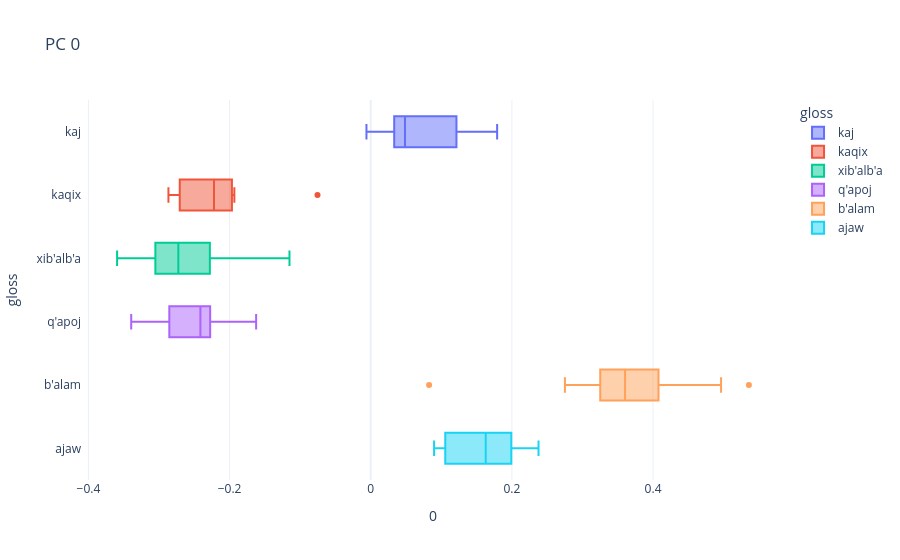
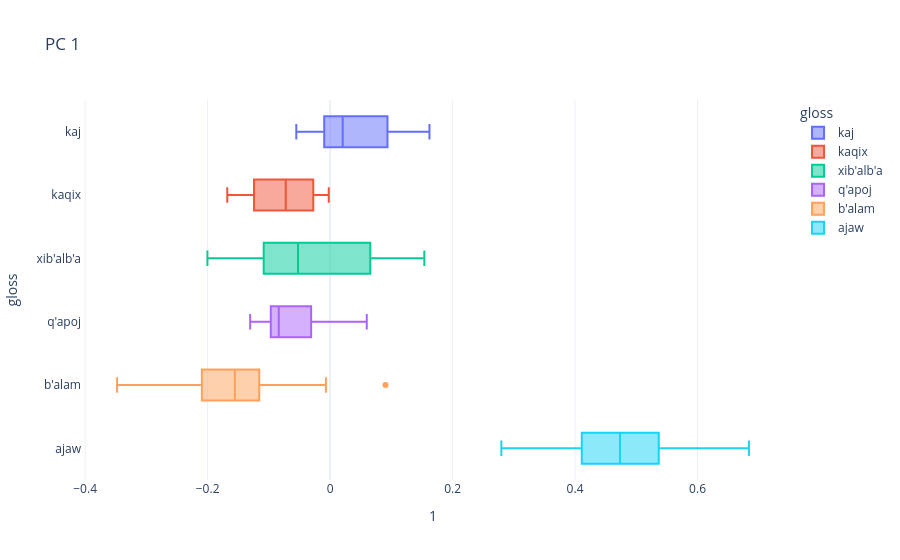
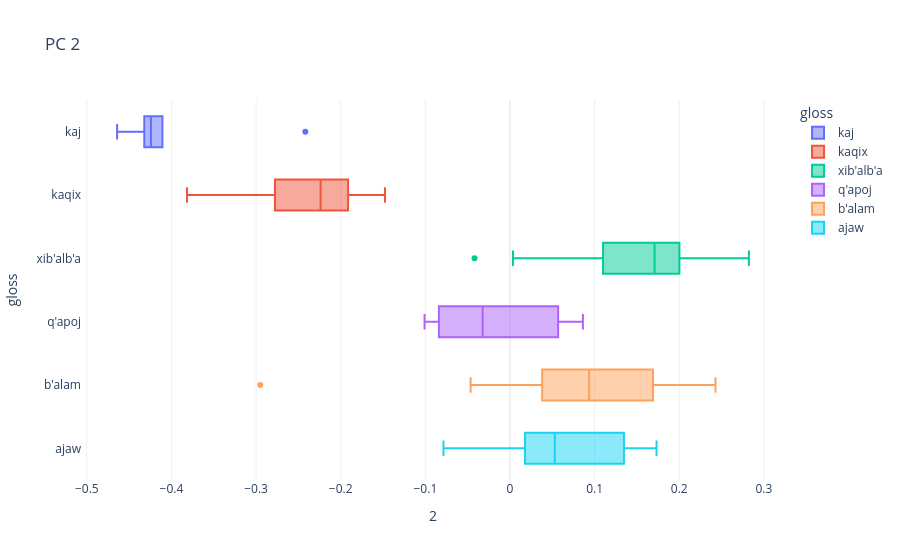
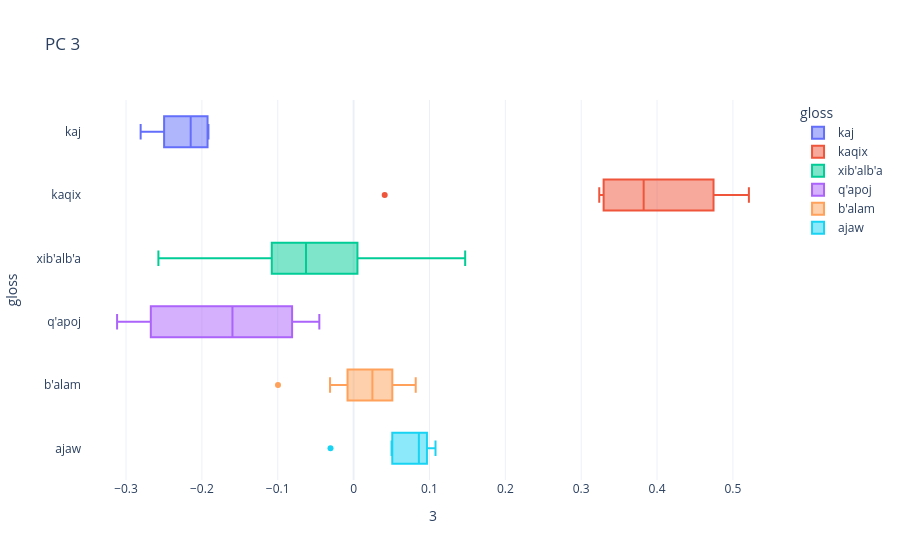

The notebook cell saved with these charts, in order:
### Code cell
for i in range(n_comps):
    comp_box(i)

### Figure 1 — Plotly figure (JSON) as saved in the notebook; plotly's stock layout.template omitted (floating-point values rounded to 4 significant figures)
{"data": [{"alignmentgroup": "True", "hovertemplate": "gloss=%{y}<br>0=%{x}<extra></extra>", "legendgroup": "kaj", "marker": {"color": "#636efa"}, "name": "kaj", "notched": false, "offsetgroup": "kaj", "orientation": "h", "showlegend": true, "type": "box", "x": [0.0586, 0.03325, 0.03844, -0.006078, 0.1214, 0.1791], "x0": " ", "xaxis": "x", "y": ["kaj", "kaj", "kaj", "kaj", "kaj", "kaj"], "y0": " ", "yaxis": "y"}, {"alignmentgroup": "True", "hovertemplate": "gloss=%{y}<br>0=%{x}<extra></extra>", "legendgroup": "kaqix", "marker": {"color": "#EF553B"}, "name": "kaqix", "notched": false, "offsetgroup": "kaqix", "orientation": "h", "showlegend": true, "type": "box", "x": [-0.07544, -0.2805, -0.2866, -0.1932, -0.2409, -0.207, -0.2221], "x0": " ", "xaxis": "x", "y": ["kaqix", "kaqix", "kaqix", "kaqix", "kaqix", "kaqix", "kaqix"], "y0": " ", "yaxis": "y"}, {"alignmentgroup": "True", "hovertemplate": "gloss=%{y}<br>0=%{x}<extra></extra>", "legendgroup": "xib'alb'a", "marker": {"color": "#00cc96"}, "name": "xib'alb'a", "notched": false, "offsetgroup": "xib'alb'a", "orientation": "h", "showlegend": true, "type": "box", "x": [-0.3012, -0.2721, -0.2731, -0.1731, -0.3091, -0.2212, -0.3181, -0.3177, -0.3594, -0.2411, -0.2347, -0.2871, -0.2653, -0.2111, -0.2774, -0.1151], "x0": " ", "xaxis": "x", "y": ["xib'alb'a", "xib'alb'a", "xib'alb'a", "xib'alb'a", "xib'alb'a", "xib'alb'a", "xib'alb'a", "xib'alb'a", "xib'alb'a", "xib'alb'a", "xib'alb'a", "xib'alb'a", "xib'alb'a", "xib'alb'a", "xib'alb'a", "xib'alb'a"], "y0": " ", "yaxis": "y"}, {"alignmentgroup": "True", "hovertemplate": "gloss=%{y}<br>0=%{x}<extra></extra>", "legendgroup": "q'apoj", "marker": {"color": "#ab63fa"}, "name": "q'apoj", "notched": false, "offsetgroup": "q'apoj", "orientation": "h", "showlegend": true, "type": "box", "x": [-0.295, -0.2566, -0.3394, -0.2272, -0.2284, -0.2414, -0.1624], "x0": " ", "xaxis": "x", "y": ["q'apoj", "q'apoj", "q'apoj", "q'apoj", "q'apoj", "q'apoj", "q'apoj"], "y0": " ", "yaxis": "y"}, {"alignmentgroup": "True", "hovertemplate": "gloss=%{y}<br>0=%{x}<extra></extra>", "legendgroup": "b'alam", "marker": {"color": "#FFA15A"}, "name": "b'alam", "notched": false, "offsetgroup": "b'alam", "orientation": "h", "showlegend": true, "type": "box", "x": [0.3195, 0.5358, 0.3614, 0.4066, 0.2946, 0.4964, 0.4273, 0.3593, 0.3309, 0.4089, 0.08267, 0.2752, 0.3879, 0.3427, 0.3409, 0.3754], "x0": " ", "xaxis": "x", "y": ["b'alam", "b'alam", "b'alam", "b'alam", "b'alam", "b'alam", "b'alam", "b'alam", "b'alam", "b'alam", "b'alam", "b'alam", "b'alam", "b'alam", "b'alam", "b'alam"], "y0": " ", "yaxis": "y"}, {"alignmentgroup": "True", "hovertemplate": "gloss=%{y}<br>0=%{x}<extra></extra>", "legendgroup": "ajaw", "marker": {"color": "#19d3f3"}, "name": "ajaw", "notched": false, "offsetgroup": "ajaw", "orientation": "h", "showlegend": true, "type": "box", "x": [0.1745, 0.1514, 0.08974, 0.1747, 0.118, 0.2237, 0.2377, 0.09318], "x0": " ", "xaxis": "x", "y": ["ajaw", "ajaw", "ajaw", "ajaw", "ajaw", "ajaw", "ajaw", "ajaw"], "y0": " ", "yaxis": "y"}], "layout": {"boxmode": "overlay", "legend": {"title": {"text": "gloss"}, "tracegroupgap": 0}, "title": {"text": "PC 0"}, "xaxis": {"anchor": "y", "domain": [0, 1], "title": {"text": "0"}}, "yaxis": {"anchor": "x", "categoryarray": ["ajaw", "b'alam", "q'apoj", "xib'alb'a", "kaqix", "kaj"], "categoryorder": "array", "domain": [0, 1], "title": {"text": "gloss"}}}}

### Figure 2 — Plotly figure (JSON) as saved in the notebook; plotly's stock layout.template omitted (floating-point values rounded to 4 significant figures)
{"data": [{"alignmentgroup": "True", "hovertemplate": "gloss=%{y}<br>1=%{x}<extra></extra>", "legendgroup": "kaj", "marker": {"color": "#636efa"}, "name": "kaj", "notched": false, "offsetgroup": "kaj", "orientation": "h", "showlegend": true, "type": "box", "x": [0.1622, 0.002986, 0.03819, -0.05519, 0.09371, -0.009611], "x0": " ", "xaxis": "x", "y": ["kaj", "kaj", "kaj", "kaj", "kaj", "kaj"], "y0": " ", "yaxis": "y"}, {"alignmentgroup": "True", "hovertemplate": "gloss=%{y}<br>1=%{x}<extra></extra>", "legendgroup": "kaqix", "marker": {"color": "#EF553B"}, "name": "kaqix", "notched": false, "offsetgroup": "kaqix", "orientation": "h", "showlegend": true, "type": "box", "x": [-0.01285, -0.07239, -0.002169, -0.1177, -0.1679, -0.1264, -0.0713], "x0": " ", "xaxis": "x", "y": ["kaqix", "kaqix", "kaqix", "kaqix", "kaqix", "kaqix", "kaqix"], "y0": " ", "yaxis": "y"}, {"alignmentgroup": "True", "hovertemplate": "gloss=%{y}<br>1=%{x}<extra></extra>", "legendgroup": "xib'alb'a", "marker": {"color": "#00cc96"}, "name": "xib'alb'a", "notched": false, "offsetgroup": "xib'alb'a", "orientation": "h", "showlegend": true, "type": "box", "x": [0.1214, 0.04689, -0.02073, -0.1685, -0.03603, -0.1235, -0.09332, -0.06862, -0.167, -0.03296, -0.2003, -0.07278, -0.07159, 0.1538, 0.1438, 0.08426], "x0": " ", "xaxis": "x", "y": ["xib'alb'a", "xib'alb'a", "xib'alb'a", "xib'alb'a", "xib'alb'a", "xib'alb'a", "xib'alb'a", "xib'alb'a", "xib'alb'a", "xib'alb'a", "xib'alb'a", "xib'alb'a", "xib'alb'a", "xib'alb'a", "xib'alb'a", "xib'alb'a"], "y0": " ", "yaxis": "y"}, {"alignmentgroup": "True", "hovertemplate": "gloss=%{y}<br>1=%{x}<extra></extra>", "legendgroup": "q'apoj", "marker": {"color": "#ab63fa"}, "name": "q'apoj", "notched": false, "offsetgroup": "q'apoj", "orientation": "h", "showlegend": true, "type": "box", "x": [-0.01748, 0.05985, -0.08379, -0.07137, -0.1305, -0.09563, -0.09729], "x0": " ", "xaxis": "x", "y": ["q'apoj", "q'apoj", "q'apoj", "q'apoj", "q'apoj", "q'apoj", "q'apoj"], "y0": " ", "yaxis": "y"}, {"alignmentgroup": "True", "hovertemplate": "gloss=%{y}<br>1=%{x}<extra></extra>", "legendgroup": "b'alam", "marker": {"color": "#FFA15A"}, "name": "b'alam", "notched": false, "offsetgroup": "b'alam", "orientation": "h", "showlegend": true, "type": "box", "x": [0.09043, -0.2225, -0.3478, -0.3393, -0.1146, -0.2149, -0.2038, -0.1414, -0.1696, -0.2005, -0.1167, -0.1033, -0.193, -0.1233, -0.1183, -0.006844], "x0": " ", "xaxis": "x", "y": ["b'alam", "b'alam", "b'alam", "b'alam", "b'alam", "b'alam", "b'alam", "b'alam", "b'alam", "b'alam", "b'alam", "b'alam", "b'alam", "b'alam", "b'alam", "b'alam"], "y0": " ", "yaxis": "y"}, {"alignmentgroup": "True", "hovertemplate": "gloss=%{y}<br>1=%{x}<extra></extra>", "legendgroup": "ajaw", "marker": {"color": "#19d3f3"}, "name": "ajaw", "notched": false, "offsetgroup": "ajaw", "orientation": "h", "showlegend": true, "type": "box", "x": [0.4339, 0.464, 0.6839, 0.388, 0.4826, 0.2796, 0.5144, 0.5589], "x0": " ", "xaxis": "x", "y": ["ajaw", "ajaw", "ajaw", "ajaw", "ajaw", "ajaw", "ajaw", "ajaw"], "y0": " ", "yaxis": "y"}], "layout": {"boxmode": "overlay", "legend": {"title": {"text": "gloss"}, "tracegroupgap": 0}, "title": {"text": "PC 1"}, "xaxis": {"anchor": "y", "domain": [0, 1], "title": {"text": "1"}}, "yaxis": {"anchor": "x", "categoryarray": ["ajaw", "b'alam", "q'apoj", "xib'alb'a", "kaqix", "kaj"], "categoryorder": "array", "domain": [0, 1], "title": {"text": "gloss"}}}}

### Figure 3 — Plotly figure (JSON) as saved in the notebook; plotly's stock layout.template omitted (floating-point values rounded to 4 significant figures)
{"data": [{"alignmentgroup": "True", "hovertemplate": "gloss=%{y}<br>2=%{x}<extra></extra>", "legendgroup": "kaj", "marker": {"color": "#636efa"}, "name": "kaj", "notched": false, "offsetgroup": "kaj", "orientation": "h", "showlegend": true, "type": "box", "x": [-0.43, -0.4186, -0.4642, -0.2418, -0.4321, -0.4106], "x0": " ", "xaxis": "x", "y": ["kaj", "kaj", "kaj", "kaj", "kaj", "kaj"], "y0": " ", "yaxis": "y"}, {"alignmentgroup": "True", "hovertemplate": "gloss=%{y}<br>2=%{x}<extra></extra>", "legendgroup": "kaqix", "marker": {"color": "#EF553B"}, "name": "kaqix", "notched": false, "offsetgroup": "kaqix", "orientation": "h", "showlegend": true, "type": "box", "x": [-0.3816, -0.2238, -0.1478, -0.1885, -0.1997, -0.2757, -0.2784], "x0": " ", "xaxis": "x", "y": ["kaqix", "kaqix", "kaqix", "kaqix", "kaqix", "kaqix", "kaqix"], "y0": " ", "yaxis": "y"}, {"alignmentgroup": "True", "hovertemplate": "gloss=%{y}<br>2=%{x}<extra></extra>", "legendgroup": "xib'alb'a", "marker": {"color": "#00cc96"}, "name": "xib'alb'a", "notched": false, "offsetgroup": "xib'alb'a", "orientation": "h", "showlegend": true, "type": "box", "x": [0.1882, 0.2121, 0.2447, 0.01409, 0.1657, 0.003496, 0.1617, 0.1756, 0.1613, 0.1668, 0.1747, 0.05859, 0.1821, 0.2823, 0.2697, -0.04193], "x0": " ", "xaxis": "x", "y": ["xib'alb'a", "xib'alb'a", "xib'alb'a", "xib'alb'a", "xib'alb'a", "xib'alb'a", "xib'alb'a", "xib'alb'a", "xib'alb'a", "xib'alb'a", "xib'alb'a", "xib'alb'a", "xib'alb'a", "xib'alb'a", "xib'alb'a", "xib'alb'a"], "y0": " ", "yaxis": "y"}, {"alignmentgroup": "True", "hovertemplate": "gloss=%{y}<br>2=%{x}<extra></extra>", "legendgroup": "q'apoj", "marker": {"color": "#ab63fa"}, "name": "q'apoj", "notched": false, "offsetgroup": "q'apoj", "orientation": "h", "showlegend": true, "type": "box", "x": [0.07027, 0.08613, 0.0167, -0.1009, -0.09289, -0.05739, -0.03229], "x0": " ", "xaxis": "x", "y": ["q'apoj", "q'apoj", "q'apoj", "q'apoj", "q'apoj", "q'apoj", "q'apoj"], "y0": " ", "yaxis": "y"}, {"alignmentgroup": "True", "hovertemplate": "gloss=%{y}<br>2=%{x}<extra></extra>", "legendgroup": "b'alam", "marker": {"color": "#FFA15A"}, "name": "b'alam", "notched": false, "offsetgroup": "b'alam", "orientation": "h", "showlegend": true, "type": "box", "x": [-0.295, 0.0896, 0.199, 0.1425, -0.03629, 0.07279, -0.0466, 0.04323, 0.09737, 0.1897, 0.2063, 0.2428, 0.1484, 0.1218, 0.03276, 0.07056], "x0": " ", "xaxis": "x", "y": ["b'alam", "b'alam", "b'alam", "b'alam", "b'alam", "b'alam", "b'alam", "b'alam", "b'alam", "b'alam", "b'alam", "b'alam", "b'alam", "b'alam", "b'alam", "b'alam"], "y0": " ", "yaxis": "y"}, {"alignmentgroup": "True", "hovertemplate": "gloss=%{y}<br>2=%{x}<extra></extra>", "legendgroup": "ajaw", "marker": {"color": "#19d3f3"}, "name": "ajaw", "notched": false, "offsetgroup": "ajaw", "orientation": "h", "showlegend": true, "type": "box", "x": [0.03661, 0.0322, 0.1732, 0.143, 0.003052, -0.07859, 0.1262, 0.06928], "x0": " ", "xaxis": "x", "y": ["ajaw", "ajaw", "ajaw", "ajaw", "ajaw", "ajaw", "ajaw", "ajaw"], "y0": " ", "yaxis": "y"}], "layout": {"boxmode": "overlay", "legend": {"title": {"text": "gloss"}, "tracegroupgap": 0}, "title": {"text": "PC 2"}, "xaxis": {"anchor": "y", "domain": [0, 1], "title": {"text": "2"}}, "yaxis": {"anchor": "x", "categoryarray": ["ajaw", "b'alam", "q'apoj", "xib'alb'a", "kaqix", "kaj"], "categoryorder": "array", "domain": [0, 1], "title": {"text": "gloss"}}}}

### Figure 4 — Plotly figure (JSON) as saved in the notebook; plotly's stock layout.template omitted (floating-point values rounded to 4 significant figures)
{"data": [{"alignmentgroup": "True", "hovertemplate": "gloss=%{y}<br>3=%{x}<extra></extra>", "legendgroup": "kaj", "marker": {"color": "#636efa"}, "name": "kaj", "notched": false, "offsetgroup": "kaj", "orientation": "h", "showlegend": true, "type": "box", "x": [-0.2365, -0.2498, -0.1926, -0.1914, -0.193, -0.2807], "x0": " ", "xaxis": "x", "y": ["kaj", "kaj", "kaj", "kaj", "kaj", "kaj"], "y0": " ", "yaxis": "y"}, {"alignmentgroup": "True", "hovertemplate": "gloss=%{y}<br>3=%{x}<extra></extra>", "legendgroup": "kaqix", "marker": {"color": "#EF553B"}, "name": "kaqix", "notched": false, "offsetgroup": "kaqix", "orientation": "h", "showlegend": true, "type": "box", "x": [0.3468, 0.4467, 0.5211, 0.3238, 0.4837, 0.3824, 0.04098], "x0": " ", "xaxis": "x", "y": ["kaqix", "kaqix", "kaqix", "kaqix", "kaqix", "kaqix", "kaqix"], "y0": " ", "yaxis": "y"}, {"alignmentgroup": "True", "hovertemplate": "gloss=%{y}<br>3=%{x}<extra></extra>", "legendgroup": "xib'alb'a", "marker": {"color": "#00cc96"}, "name": "xib'alb'a", "notched": false, "offsetgroup": "xib'alb'a", "orientation": "h", "showlegend": true, "type": "box", "x": [-0.1145, -0.07092, -0.09866, 0.0007022, -0.2573, 0.07683, -0.122, 0.009411, 0.1471, 0.05473, -0.06887, -0.1013, -0.02933, -0.05665, -0.05173, -0.1975], "x0": " ", "xaxis": "x", "y": ["xib'alb'a", "xib'alb'a", "xib'alb'a", "xib'alb'a", "xib'alb'a", "xib'alb'a", "xib'alb'a", "xib'alb'a", "xib'alb'a", "xib'alb'a", "xib'alb'a", "xib'alb'a", "xib'alb'a", "xib'alb'a", "xib'alb'a", "xib'alb'a"], "y0": " ", "yaxis": "y"}, {"alignmentgroup": "True", "hovertemplate": "gloss=%{y}<br>3=%{x}<extra></extra>", "legendgroup": "q'apoj", "marker": {"color": "#ab63fa"}, "name": "q'apoj", "notched": false, "offsetgroup": "q'apoj", "orientation": "h", "showlegend": true, "type": "box", "x": [-0.07226, -0.04522, -0.1075, -0.1597, -0.1929, -0.3118, -0.2922], "x0": " ", "xaxis": "x", "y": ["q'apoj", "q'apoj", "q'apoj", "q'apoj", "q'apoj", "q'apoj", "q'apoj"], "y0": " ", "yaxis": "y"}, {"alignmentgroup": "True", "hovertemplate": "gloss=%{y}<br>3=%{x}<extra></extra>", "legendgroup": "b'alam", "marker": {"color": "#FFA15A"}, "name": "b'alam", "notched": false, "offsetgroup": "b'alam", "orientation": "h", "showlegend": true, "type": "box", "x": [-0.09971, 0.02308, -0.01805, 0.08175, 0.07065, 0.05468, 0.0264, -0.001386, -0.03109, 0.01357, 0.08186, 0.04219, 0.04736, 0.01121, -0.01468, 0.02747], "x0": " ", "xaxis": "x", "y": ["b'alam", "b'alam", "b'alam", "b'alam", "b'alam", "b'alam", "b'alam", "b'alam", "b'alam", "b'alam", "b'alam", "b'alam", "b'alam", "b'alam", "b'alam", "b'alam"], "y0": " ", "yaxis": "y"}, {"alignmentgroup": "True", "hovertemplate": "gloss=%{y}<br>3=%{x}<extra></extra>", "legendgroup": "ajaw", "marker": {"color": "#19d3f3"}, "name": "ajaw", "notched": false, "offsetgroup": "ajaw", "orientation": "h", "showlegend": true, "type": "box", "x": [0.1079, 0.0519, 0.0829, 0.09832, 0.08914, -0.03046, 0.05, 0.09501], "x0": " ", "xaxis": "x", "y": ["ajaw", "ajaw", "ajaw", "ajaw", "ajaw", "ajaw", "ajaw", "ajaw"], "y0": " ", "yaxis": "y"}], "layout": {"boxmode": "overlay", "legend": {"title": {"text": "gloss"}, "tracegroupgap": 0}, "title": {"text": "PC 3"}, "xaxis": {"anchor": "y", "domain": [0, 1], "title": {"text": "3"}}, "yaxis": {"anchor": "x", "categoryarray": ["ajaw", "b'alam", "q'apoj", "xib'alb'a", "kaqix", "kaj"], "categoryorder": "array", "domain": [0, 1], "title": {"text": "gloss"}}}}
